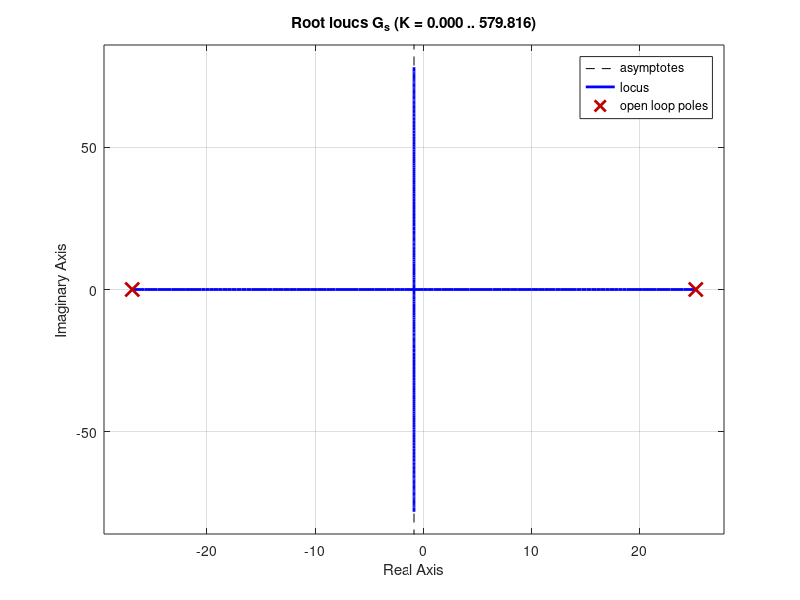

Write the MATLAB code that produced this figure. (Note: this script raises an error after producing the figure.)
b = 1.04e-2; % N * s / mm
m = 6.00e-3; % g
a = 4.06e-0; % N / mm

Fm0 = 7.01e-02; % N / A

Kp = 1; % parameter to vary
Kd = 1 ./ 20;

C_s = tf([Kd, Kp], [1]);
G_s = tf([Fm0], [m, b, -a]);

G2_s = C_s * G_s

figure(1);
clf;
rlocus(G_s)
figure(2);
clf;
rlocus(G_s, G2_s)